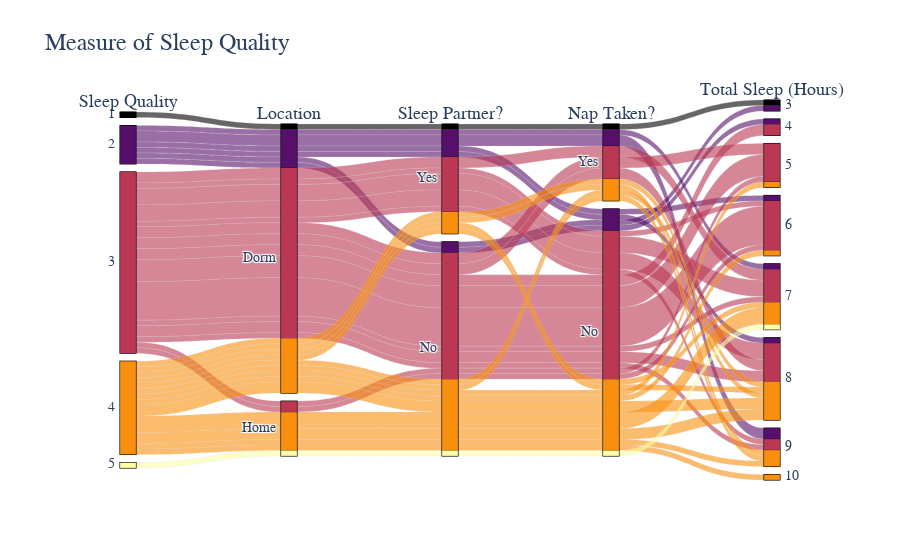

The notebook cell this image was saved under:
### Code cell
location_dim = go.parcats.Dimension(
    values = data['location'],
    categoryorder = 'array',
    categoryarray = ['dorm','home'],
    ticktext = ['Dorm', 'Home'],
    label = "Location"
)

sleep_partner_dim = go.parcats.Dimension(
    values = data['sleep partner?'],
    categoryorder = 'array',
    categoryarray = ['yes','no'],
    ticktext = ['Yes', 'No'],
    label = "Sleep Partner?"
)

woke_up_dim = go.parcats.Dimension(
    values = data['woke up?'],
    categoryorder = 'array',
    categoryarray =  ['yes','no'],
    ticktext = ['Yes', 'No'],
    label = "Sleep Interrupted?"
)

naps_dim = go.parcats.Dimension(
    values = data['Naps Taken?'],
    categoryorder = 'array',
    categoryarray =  ['yes','no'],
    ticktext = ['Yes', 'No'],
    label = "Nap Taken?"
)

sleep_quality_dim = go.parcats.Dimension(
    values = data['quality of sleep'],
    categoryorder = 'array',
    categoryarray =  [i for i in range(1,6)],
    #ticktext = ['Yes', 'No'],
    label = "Sleep Quality"
)

sleep_time_dim = go.parcats.Dimension(
    values = df['hours'],
    categoryorder = 'array',
    categoryarray =  [i for i in range(3,11)],
    #ticktext = ['Yes', 'No'],
    label = "Total Sleep (Hours)"
)

color = data['quality of sleep']
#colorscale = [[0, 'lightsteelblue'], [1, 'mediumseagreen']]

fig = go.Figure(data = [go.Parcats(dimensions = [sleep_quality_dim, location_dim, sleep_partner_dim, naps_dim, sleep_time_dim],
                                  line = {'color': color, 'colorscale': 'Inferno', 'shape': 'hspline'},
                                  hoverinfo = 'count+probability',
                                  labelfont = {'size':18, 'family':'Arial'},
                                  tickfont = {'size':14, 'family':'Arial'})])
fig.update_layout(title = {'text':'Measure of Sleep Quality',
                          'font': {'family': 'Arial', 'size': 24}})

fig.write_html('sleep_parallel_cats.html')
fig.write_image("sleep_parallel_cats.png")
fig.show()

### Figure 1 — Plotly figure (JSON) as saved in the notebook; plotly's stock layout.template omitted (floating-point values rounded to 4 significant figures)
{"data": [{"dimensions": [{"categoryarray": [1, 2, 3, 4, 5], "categoryorder": "array", "label": "Sleep Quality", "values": [2, 4, 3, 4, 3, 4, 4, 5, 3, 3, 3, 3, 3, 4, 3, 2, 3, 2, 1, 3, 4, 3, 4, 3, 3, 4, 3, 3, 2, 3, 3, 3, 3, 3, 3, 3, 4, 4, 3, 4, 4, 3, 4, 4, 4, 3, 3, 3, 3, 3, 2, 4, 3, 2, 3, 2, 3, 4, 3]}, {"categoryarray": ["dorm", "home"], "categoryorder": "array", "label": "Location", "ticktext": ["Dorm", "Home"], "values": ["dorm", "dorm", "dorm", "dorm", "dorm", "dorm", "dorm", "home", "dorm", "dorm", "dorm", "dorm", "dorm", "dorm", "dorm", "dorm", "dorm", "dorm", "dorm", "dorm", "dorm", "dorm", "dorm", "dorm", "dorm", "dorm", "dorm", "dorm", "dorm", "dorm", "dorm", "dorm", "dorm", "dorm", "dorm", "dorm", "home", "home", "home", "home", "home", "home", "home", "home", "home", "dorm", "dorm", "dorm", "dorm", "dorm", "dorm", "dorm", "dorm", "dorm", "dorm", "dorm", "dorm", "dorm", "dorm"]}, {"categoryarray": ["yes", "no"], "categoryorder": "array", "label": "Sleep Partner?", "ticktext": ["Yes", "No"], "values": ["yes", "no", "no", "no", "yes", "no", "yes", "no", "yes", "no", "no", "no", "no", "yes", "no", "yes", "yes", "no", "yes", "no", "yes", "no", "yes", "yes", "no", "no", "no", "no", "no", "yes", "yes", "no", "no", "no", "no", "yes", "no", "no", "no", "no", "no", "no", "no", "no", "no", "yes", "no", "no", "yes", "no", "yes", "no", "no", "yes", "no", "yes", "no", "no", "yes"]}, {"categoryarray": ["yes", "no"], "categoryorder": "array", "label": "Nap Taken?", "ticktext": ["Yes", "No"], "values": ["no", "yes", "no", "no", "no", "no", "yes", "no", "no", "no", "no", "yes", "no", "no", "no", "yes", "no", "no", "yes", "no", "yes", "no", "no", "yes", "no", "yes", "no", "yes", "no", "yes", "no", "no", "no", "no", "no", "no", "no", "no", "no", "no", "no", "no", "no", "no", "no", "no", "no", "yes", "no", "no", "no", "no", "yes", "yes", "no", "yes", "no", "no", "no"]}, {"categoryarray": [3, 4, 5, 6, 7, 8, 9, 10], "categoryorder": "array", "label": "Total Sleep (Hours)", "values": ["6", "8", "9", "6", "8", "5", "9", "7", "8", "8", "6", "8", "6", "8", "6", "9", "8", "4", "3", "5", "8", "5", "7", "7", "6", "9", "6", "8", "3", "7", "9", "6", "8", "5", "7", "7", "10", "8", "6", "7", "9", "5", "7", "7", "8", "6", "6", "5", "7", "4", "8", "8", "5", "9", "5", "7", "4", "8", "7"]}], "hoverinfo": "count+probability", "labelfont": {"family": "Arial", "size": 18}, "line": {"color": [2, 4, 3, 4, 3, 4, 4, 5, 3, 3, 3, 3, 3, 4, 3, 2, 3, 2, 1, 3, 4, 3, 4, 3, 3, 4, 3, 3, 2, 3, 3, 3, 3, 3, 3, 3, 4, 4, 3, 4, 4, 3, 4, 4, 4, 3, 3, 3, 3, 3, 2, 4, 3, 2, 3, 2, 3, 4, 3], "colorscale": [[0, "#000004"], [0.1111, "#1b0c41"], [0.2222, "#4a0c6b"], [0.3333, "#781c6d"], [0.4444, "#a52c60"], [0.5556, "#cf4446"], [0.6667, "#ed6925"], [0.7778, "#fb9b06"], [0.8889, "#f7d13d"], [1, "#fcffa4"]], "shape": "hspline"}, "tickfont": {"family": "Arial", "size": 14}, "type": "parcats"}], "layout": {"autosize": true, "title": {"font": {"family": "Arial", "size": 24}, "text": "Measure of Sleep Quality"}}}
